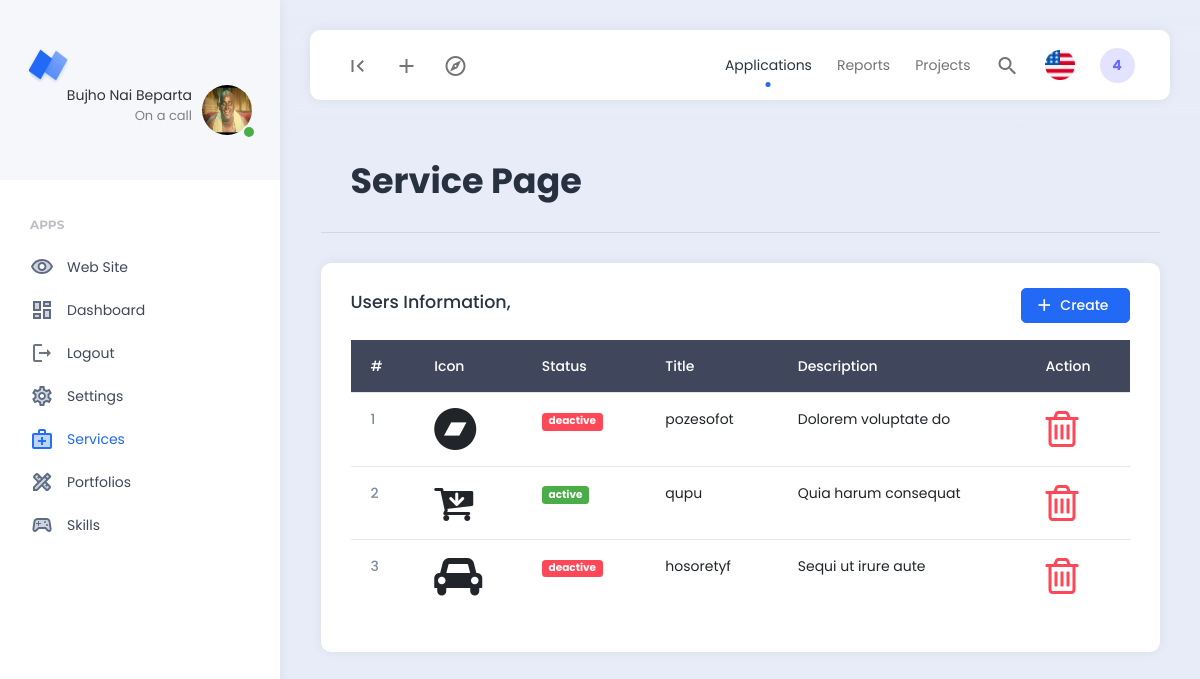
/backend/service/services.php (signed in), run on an earlier commit of the app's database.
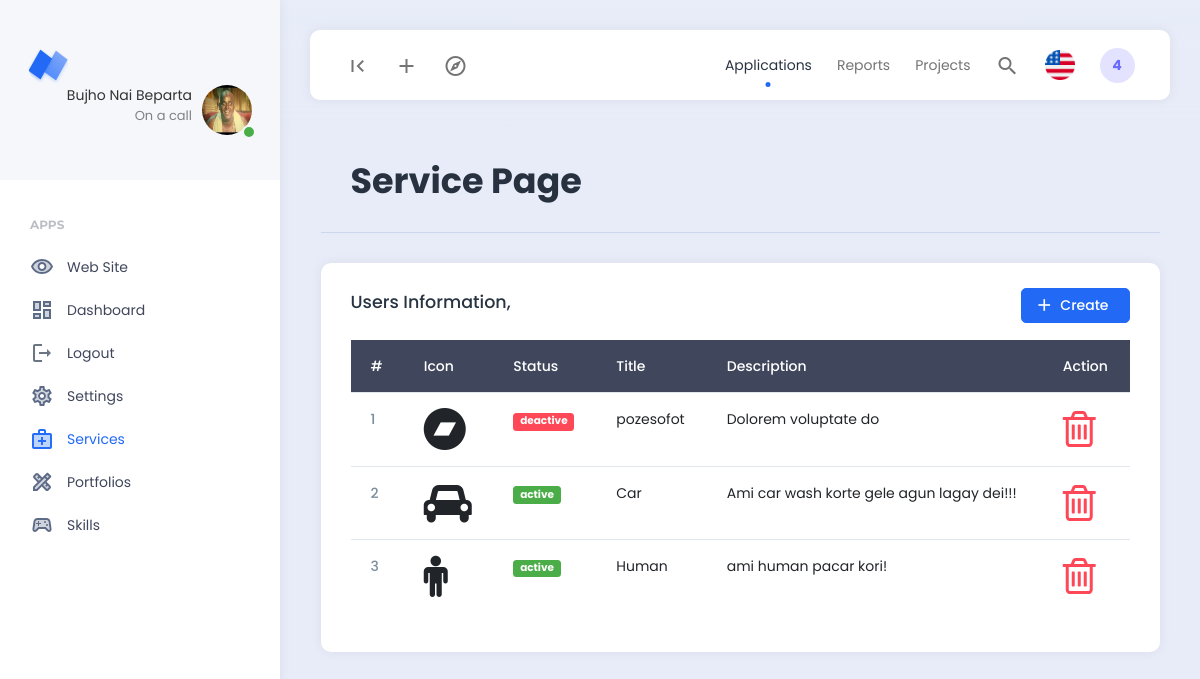
And on a later commit of the database.
### tables this page shows
CREATE TABLE `services` (
  `id` int NOT NULL,
  `title` varchar(200) NOT NULL,
  `description` longtext NOT NULL,
  `icon` varchar(200) NOT NULL,
  `status` varchar(200) NOT NULL DEFAULT 'deactive'
);

### backend/service/services.php (the view, shortened to what this page needs)
<?php
include "../master/header.php";
$service_query = "SELECT * FROM services";
$service = mysqli_query($db_connect,$service_query);
?>
<div class="row">
        <div class="col">
            <div class="page-description">
                <h1>Service Page</h1>
            </div>
        </div>
</div>
<div class="row">
        <div class="col-12">
            <div class="card">
                <div class="card-header d-flex justify-content-between align-items-center">
                    <h5>Users Information,</h5>
                    <a href="create.php" name="passubtn" class="btn btn-primary"><i class="material-icons">add</i>Create</a>
                </div>
                <div class="card-body">
                <div class="example-content">
                            <table class="table">
                                <thead class="table-dark">
                                    <tr>
                                        <th scope="col">#</th>
                                        <th scope="col">Icon</th>
                                        <th scope="col">Status</th>
                                        <th scope="col">Title</th>
                                        <th scope="col">Description</th>
                                        <th scope="col">Action</th>
                                    </tr>
                                </thead>
                                <tbody>
                                    <?php
                                    $num = 1;
                                    foreach($service as $service) : ?>
                                    <tr>
                                        <th scope="row">
                                        <?= $num++ ?>
                                        </th>
                                        <td>
                                        <i class="fa-3x <?= $service['icon'] ?>"></i>
                                        </td>
                                        <td>
                                            <span class="<?= ($service['status'] == 'active') ? 'badge bg-success' : 'badge bg-danger' ?>">
                                            <?= $service['status'] ?>
                                            </span>
                                        </td>
                                        <td>
                                        <?= $service['title'] ?>
                                        </td>
                                        <td>
                                        <?= $service['description'] ?>
                                        </td>
                                        <td>
                                            <a href="store.php?id=<?= $service['id'] ?>" class="text-danger">
                                                <i class="fa-3x fa fa-trash-o"></i>
                                            </a>
                                        </td>
                                    </tr>
                                    <?php endforeach; ?>
                                </tbody>
                            </table>
                        </div>
                </div>
            </div>
        </div>
    </div>
<?php
include "../master/footer.php";
?>

What changed in the data, as far as the page shows it:
removed services: status "active", title "qupu", description "Quia harum consequat"
changed services: status "deactive" → "active"; title "hosoretyf" → "Car"; description "Sequi ut irure aute" → "Ami car wash korte gele agun lagay dei!!!"
added services: status "active", title "Human", description "ami human pacar kori!"
